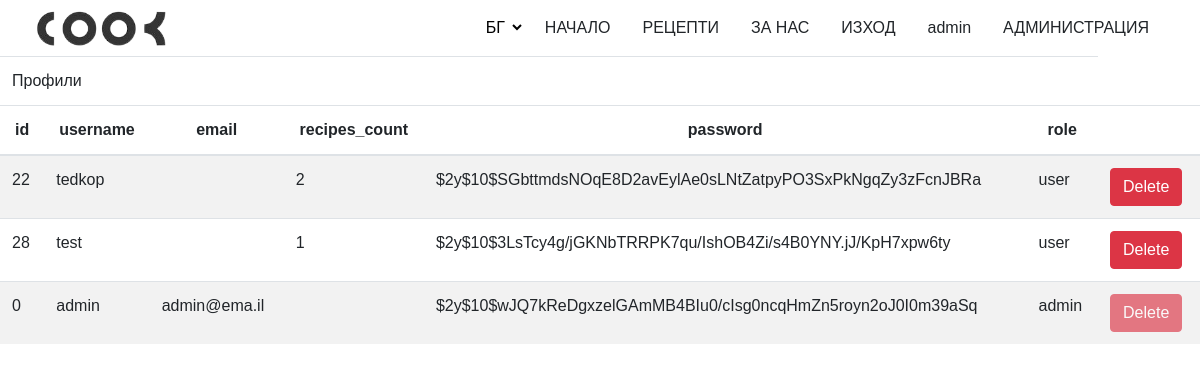
/view/admin.php (signed in), run on the app's committed database.
### tables this page shows
CREATE TABLE `profiles` (
  `id` int NOT NULL AUTO_INCREMENT,
  `username` varchar(16) NOT NULL,
  `email` varchar(32) DEFAULT NULL,
  `password` varchar(64) NOT NULL,
  `role` enum('admin','user') NOT NULL DEFAULT 'user',
  PRIMARY KEY (`id`),
  UNIQUE KEY `username_UNIQUE` (`username`)
);

### models/lang.php (called while the page is built)
<?php
	$lang_file = file_get_contents("../models/languages.json");
	$dict = @json_decode($lang_file, true)[$_GET["lang"]][0];
	if ($dict == null) $dict = @json_decode($lang_file, true)["bg"][0];
?>

### models/utils.php (called while the page is built, shortened)
<?php
    class Utils {
        static function current_user() {
            if (isset($_SESSION["username"])) return $_SESSION["username"];
            else return null;
        }
    }
?>

### view/admin.php (the view, shortened to what this page needs)
<?php
    include_once "../models/lang.php";
    include_once "../models/utils.php";
    $lang_code = "";
?>
<!DOCTYPE html>
<html lang="<?php echo $dict["lang_code"]; ?>">
    <head>
        <link rel="stylesheet" href="../css/style.css">
        <link rel="stylesheet" href="../css/about_us.css">
        <link rel="stylesheet" href="https://stackpath.bootstrapcdn.com/font-awesome/4.7.0/css/font-awesome.min.css">
        <link rel="stylesheet" href="https://cdn.jsdelivr.net/npm/bootstrap@4.3.1/dist/css/bootstrap.min.css">
    </head>
    <body>
		<?php include_once "header.php"; ?>
        <?php
            if (isset($_SESSION["id"]) && $_SESSION["role"] == "admin") {
        ?>
        <table class="table table-striped">
            <thead>
                <tr>
                    <td colspan="6"><?php echo $dict["Profiles"]; ?></td>
                </tr>
            </thead>
            <?php
                include_once "../models/dbconn.php";
                $array = $pdo->query("SELECT id, username, email, recipes_count, password, role FROM profiles LEFT JOIN (SELECT COUNT(id) as recipes_count, author FROM recipes GROUP BY author HAVING COUNT(id) > 0) AS t ON t.author LIKE profiles.id;")->fetchAll(PDO::FETCH_ASSOC);
                if (count($array) != 0) {
                    echo "<thead> <tr>";
                    foreach ($array[0] as $key=>$val)
                        echo "<th scope='col' class='text-center'>" . $key . "</th>";
                    echo "<th scope='col'></th>";
                    echo "</tr> </thead> <tbody>";
                    foreach ($array as $el) {
                        echo "<tr>";
                        foreach ($el as $key=>$val)
                            echo "<td>" . $val . "</td>";
                        if ($el["role"] != "admin") {
                            echo "<form action='../controllers/delete_user.php' method='post'>";
                            echo "<td> <input type='submit' value='Delete' class='btn btn-danger'></td>";
                            echo "</form>";
                        } else echo "<td> <button class='btn btn-danger' disabled> Delete </button> </td>";
                        echo "</tr>";
                    }
                    echo "</tbody>";
                }
            ?>
        </table>
        <?php } else echo "<div class='text-danger'> FORBIDDEN ACTION </div>"; ?>
    </body>
</html>

### view/header.php (shortened to what this page needs)
<?php include_once "../models/lang.php"; ?>
<header>
	<nav class="navbar navbar-expand-sm navbar-light">
		<div class="container-fluid ">
			<a href="."> <img class="logo-img" src="../img/logo.png" alt="logo"> </a>
			<div class="collapse navbar-collapse justify-content-end" id="navbarSupportedContent">
				<div class="dropdown">
					<select class="language mr-2" onchange="location=this.value;">
						<option> <?php echo $dict["lang_abbr"]; ?> </option>
					</select>
				</div>
				<button class="btn btn-outline mr-2"> <a class=" text-body text-decoration-none" href=<?php echo "'." . $lang_code . "'>" . $dict["start"]; ?> </a> </button>
				<button class="btn btn-outline mr-2"> <a class=" text-body text-decoration-none" href=<?php echo "'recipes.php" . $lang_code . "'>" . $dict["recepies"]?> </a> </button>
				<button class="btn btn-outline mr-2"> <a class="text-body text-decoration-none" href=<?php echo "'about_us.php" . $lang_code . "'>" . $dict["about us"]?> </a> </button>
				<button class="btn btn-outline mr-2"> <a class="text-body text-decoration-none" href=
					<?php
						if (Utils::current_user() != null)
							 echo "'../controllers/signout.php" . $lang_code . "'>" . $dict["log out"];
						else echo "'register.php" . $lang_code . "'>" . $dict["sign up"];
					?> </a> </button>
				<button class="btn btn-outline mr-2"> <a class="text-body text-decoration-none" href=
					<?php
						if (Utils::current_user())
							echo "'profile.php" . $lang_code . "'>" . Utils::current_user();
						else echo "'login.php" . $lang_code . "'>" . $dict["log in"];
					?> </a> </button>
				<?php if (isset($_SESSION["id"]) && $_SESSION["role"] == "admin") { ?>
					<button class="btn btn-outline mr-2">
						<a class="text-body text-decoration-none" href="admin.php<?php echo $lang_code; ?>"> <?php echo $dict["ADMINISTRATION"]; ?> </a>
					</button>
				<?php } ?>
			</div>
		</div>
	</nav>
</header>

### css/style.css (style rules this page uses)
* { margin: 0; padding: 0; font-family: Arial, Helvetica, sans-serif; }
html { scroll-behavior: smooth; }
nav { background-color: rgb(255, 255, 255); }
select { background: transparent; border: none; }
.logo-img { width: 140px; height: 40px; }
.btn.btn-outline { border: transparent; border-radius: 8px; transition: 0.5s; }

### data on the page
profiles: id "22", username "tedkop", val "2", password "$2y$10$SGbttmdsNOqE8D2avEylAe0sLNtZatpyPO3SxPkNgqZy3zFcnJBRa", role "user"
profiles: id "28", username "test", val "1", password "$2y$10$3LsTcy4g/jGKNbTRRPK7qu/IshOB4Zi/s4B0YNY.jJ/KpH7xpw6ty", role "user"
profiles: id "0", username "admin", email "admin@ema.il", password "$2y$10$wJQ7kReDgxzelGAmMB4BIu0/cIsg0ncqHmZn5royn2oJ0I0m39aSq", role "admin", shows "Delete"

### other printed values
$dict["start"] "НАЧАЛО"
$dict["recepies"] "РЕЦЕПТИ"
$dict["about us"] "ЗА НАС"
$dict["log out"] "ИЗХОД"
Utils::current_user() "admin"
$dict["ADMINISTRATION"] "АДМИНИСТРАЦИЯ"
$dict["Profiles"] "Профили"
$key "id"
$key "username"
$key "email"
$key "recipes_count"
$key "password"
$key "role"
form field value "БГ"
